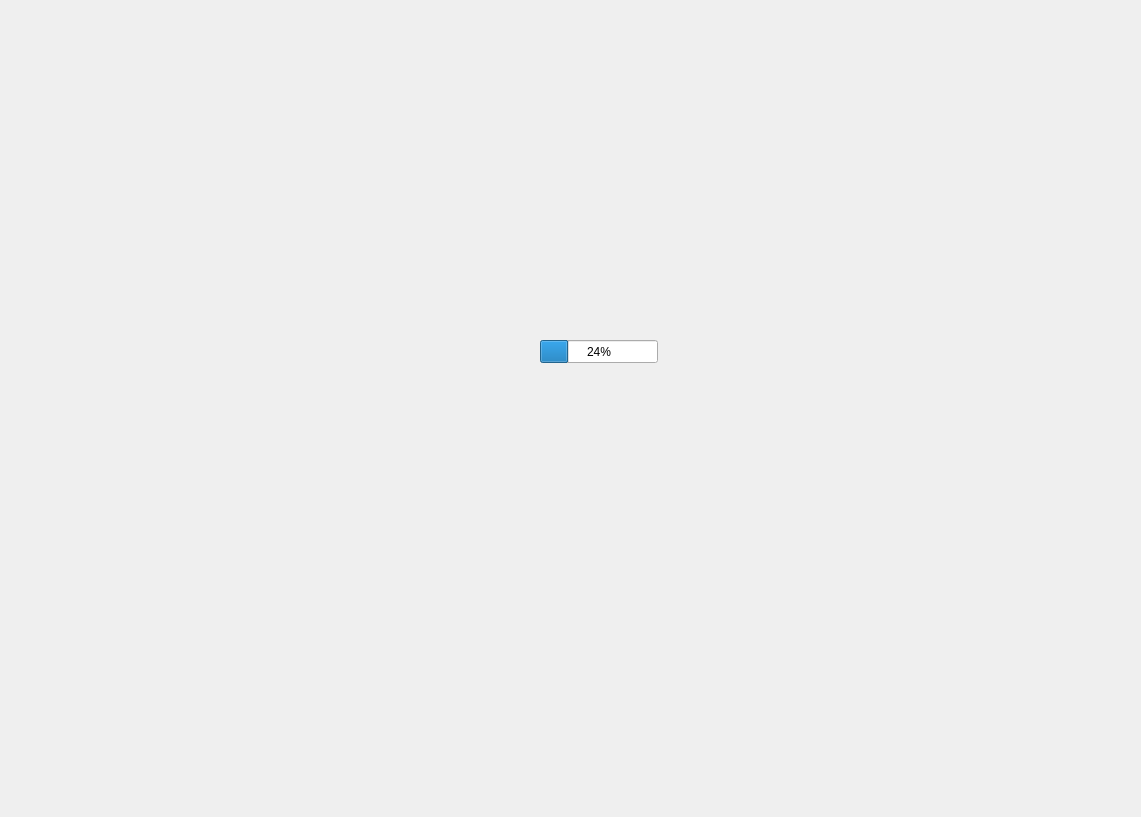
<?xml version="1.0" encoding="UTF-8"?>
<ui version="4.0">
 <class>Form</class>
 <widget class="QWidget" name="Form">
  <property name="geometry">
   <rect>
    <x>0</x>
    <y>0</y>
    <width>1141</width>
    <height>817</height>
   </rect>
  </property>
  <property name="windowTitle">
   <string>Form</string>
  </property>
  <widget class="QProgressBar" name="progressBar">
   <property name="geometry">
    <rect>
     <x>540</x>
     <y>340</y>
     <width>118</width>
     <height>23</height>
    </rect>
   </property>
   <property name="value">
    <number>24</number>
   </property>
  </widget>
 </widget>
 <resources/>
 <connections/>
</ui>
